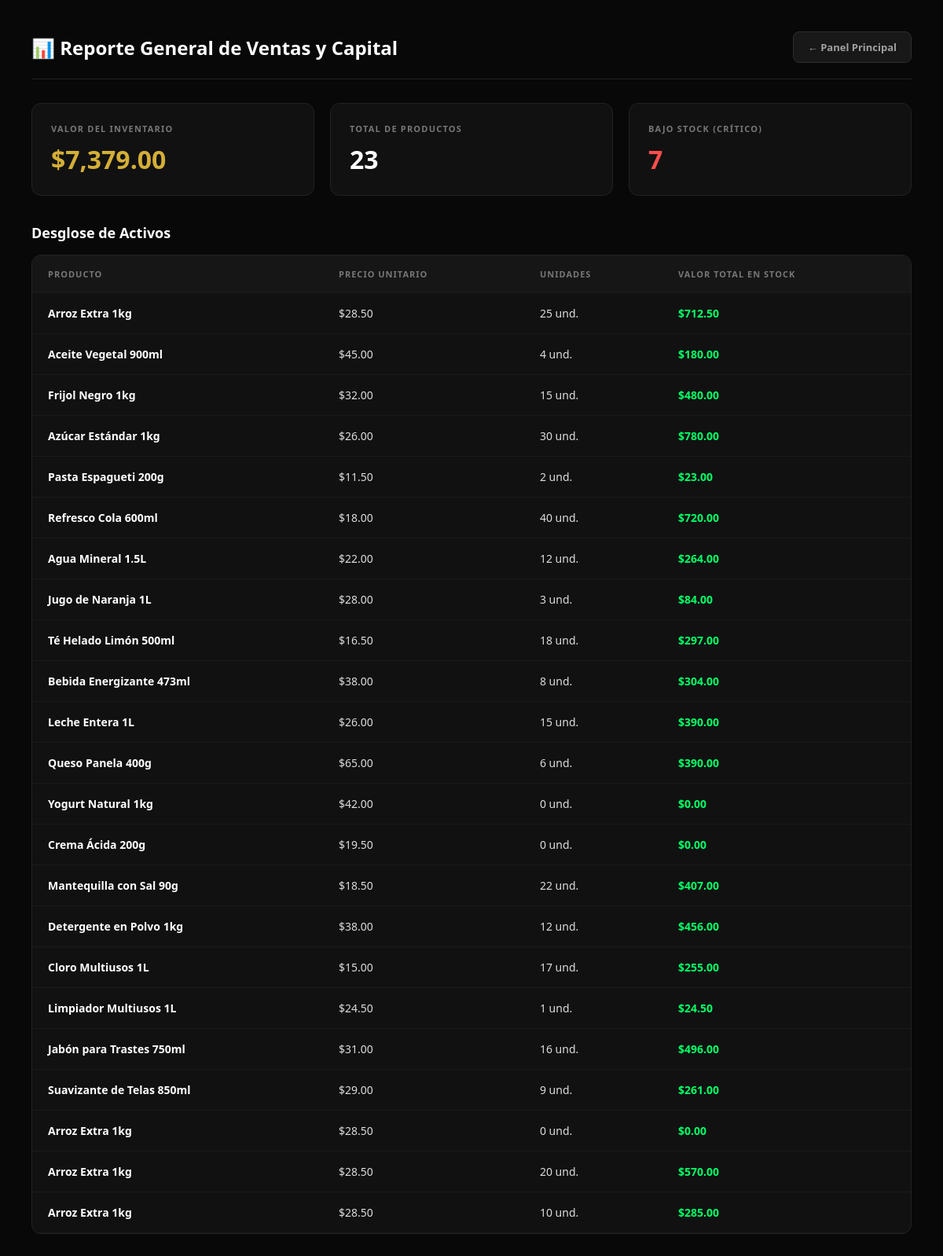
The page /reporte.php on the database its author committed.
### tables this page shows
CREATE TABLE `productos` (
  `id_producto` int(11) NOT NULL,
  `codigo` varchar(30) NOT NULL,
  `nombre` varchar(100) NOT NULL,
  `id_categoria` int(11) NOT NULL,
  `precio` decimal(10,2) NOT NULL CHECK (`precio` >= 0),
  `cantidad_disponible` int(11) NOT NULL DEFAULT 0 CHECK (`cantidad_disponible` >= 0),
  `existencia_minima` int(11) NOT NULL DEFAULT 5 CHECK (`existencia_minima` >= 0),
  `fecha_registro` datetime DEFAULT current_timestamp()
);

### conexion.php (called while the page is built, shortened)
<?php
class Conexion {
    private $host = "localhost";
    private $usuario = "root";
    private $password = "";
    private $base_datos = "tienda_minorista_poo";
    private $conexion;
    public function __construct() {
        try {
            $this->conexion = new mysqli($this->host, $this->usuario, $this->password, $this->base_datos);
            $this->conexion->set_charset("utf8mb4");
        } catch (Throwable $e) {
            die("Error en servidor: " . $e->getMessage());
        }
    }
    public function getConexion() {
        return $this->conexion;
    }
}
?>

### producto.php (called while the page is built, shortened)
<?php
class Producto {
    public function obtenerTodos($dbConexion) {
        $productos = [];
        try {
            $sql = "SELECT p.*, c.nombre AS categoria
                    FROM productos p
                    LEFT JOIN categorias c ON p.id_categoria = c.id_categoria";
            $resultado = $dbConexion->query($sql);
        } catch (Throwable $e) {
            try {
                $sql = "SELECT * FROM productos";
                $resultado = $dbConexion->query($sql);
            } catch (Throwable $e2) {
                return $productos;
            }
        }
        if ($resultado && $resultado->num_rows > 0) {
            while ($fila = $resultado->fetch_assoc()) {
                if (!isset($fila['stock']) && isset($fila['cantidad_disponible'])) {
                    $fila['stock'] = $fila['cantidad_disponible'];
                    $fila['cantidad'] = $fila['cantidad_disponible'];
                }
                $productos[] = $fila;
            }
        }
        return $productos;
    }
}
?>

### reporte.php (the view, shortened to what this page needs)
<?php
require_once 'conexion.php';
require_once 'Producto.php';
$db = new Conexion();
$productoObj = new Producto();
$listaProductos = $productoObj->obtenerTodos($db->getConexion());
$totalProductos = count($listaProductos);
$valorTotalInventario = 0;
$alertasStock = 0;
foreach ($listaProductos as $p) {
    $valorTotalInventario += ($p['precio'] * $p['cantidad']);
    if ($p['cantidad'] <= 5) {
        $alertasStock++;
    }
}
?>
<!DOCTYPE html>
<html lang="es">
<head>
</head>
<body>
    <div class="header">
        <h1>📊 Reporte General de Ventas y Capital</h1>
        <a href="login.php" class="btn-volver">← Panel Principal</a>
    </div>
    <div class="metrics-grid">
        <div class="metric-card">
            <div class="metric-title">Valor del Inventario</div>
            <div class="metric-value gold">$<?php echo number_format($valorTotalInventario, 2); ?></div>
        </div>
        <div class="metric-card">
            <div class="metric-title">Total de Productos</div>
            <div class="metric-value"><?php echo $totalProductos; ?></div>
        </div>
        <div class="metric-card">
            <div class="metric-title">Bajo Stock (Crítico)</div>
            <div class="metric-value <?php echo $alertasStock > 0 ? 'red' : ''; ?>">
                <?php echo $alertasStock; ?>
            </div>
        </div>
    </div>
    <h2 style="font-size: 18px; margin-bottom: 16px; color: #ffffff; font-weight: 600;">Desglose de Activos</h2>
    <div class="table-container">
        <table>
            <thead>
                <tr>
                    <th>Producto</th>
                    <th>Precio Unitario</th>
                    <th>Unidades</th>
                    <th>Valor Total en Stock</th>
                </tr>
            </thead>
            <tbody>
                <?php foreach ($listaProductos as $p): ?>
                <tr>
                    <td style="font-weight: 600; color: #ffffff;"><?php echo htmlspecialchars($p['nombre']); ?></td>
                    <td>$<?php echo number_format($p['precio'], 2); ?></td>
                    <td><?php echo $p['cantidad']; ?> und.</td>
                    <td style="color: #00ff66; font-weight: 600;">
                        $<?php echo number_format($p['precio'] * $p['cantidad'], 2); ?>
                    </td>
                </tr>
                <?php endforeach; ?>
            </tbody>
        </table>
    </div>
</body>
</html>

### reporte.php (style rules this page uses)
* { box-sizing: border-box; margin: 0; padding: 0; font-family: 'Segoe UI', system-ui, sans-serif; }
body { background-color: #080808; color: #e0e0e0; padding: 40px; min-height: 100vh; }
.header { display: flex; justify-content: space-between; align-items: center; margin-bottom: 30px; border-bottom: 1px solid #222; padding-bottom: 20px; }
h1 { font-size: 24px; color: #ffffff; font-weight: 600; }
.btn-volver { padding: 10px 18px; background: #181818; color: #a0a0a0; text-decoration: none; border-radius: 8px; border: 1px solid #2e2e2e; font-size: 13px; font-weight: 600; }
.metrics-grid { display: grid; grid-template-columns: repeat(auto-fit, minmax(220px, 1fr)); gap: 20px; margin-bottom: 35px; }
.metric-card { background: #111111; border: 1px solid #222222; border-radius: 12px; padding: 24px; }
.metric-title { font-size: 11px; color: #777777; text-transform: uppercase; letter-spacing: 1.2px; font-weight: 700; margin-bottom: 10px; }
.metric-value { font-size: 32px; color: #ffffff; font-weight: 700; }
.metric-value.gold { color: #d4af37; }
.metric-value.red { color: #ff4d4d; }
.table-container { background: #111111; border: 1px solid #222222; border-radius: 12px; overflow: hidden; }
table { width: 100%; border-collapse: collapse; text-align: left; }
th, td { padding: 16px 20px; border-bottom: 1px solid #1a1a1a; }
th { background-color: #161616; color: #777777; font-size: 11px; text-transform: uppercase; letter-spacing: 1px; font-weight: 700; }
td { font-size: 14px; color: #dddddd; }

### rows shown on the page
productos: nombre "Arroz Extra 1kg", precio "28.50", cantidad_disponible "25", $p['precio'] * $p['cantidad'] "712.50"
productos: nombre "Aceite Vegetal 900ml", precio "45.00", cantidad_disponible "4", $p['precio'] * $p['cantidad'] "180.00"
productos: nombre "Frijol Negro 1kg", precio "32.00", cantidad_disponible "15", $p['precio'] * $p['cantidad'] "480.00"
productos: nombre "Azúcar Estándar 1kg", precio "26.00", cantidad_disponible "30", $p['precio'] * $p['cantidad'] "780.00"
productos: nombre "Pasta Espagueti 200g", precio "11.50", cantidad_disponible "2", $p['precio'] * $p['cantidad'] "23.00"
productos: nombre "Refresco Cola 600ml", precio "18.00", cantidad_disponible "40", $p['precio'] * $p['cantidad'] "720.00"
productos: nombre "Agua Mineral 1.5L", precio "22.00", cantidad_disponible "12", $p['precio'] * $p['cantidad'] "264.00"
productos: nombre "Jugo de Naranja 1L", precio "28.00", cantidad_disponible "3", $p['precio'] * $p['cantidad'] "84.00"
productos: nombre "Té Helado Limón 500ml", precio "16.50", cantidad_disponible "18", $p['precio'] * $p['cantidad'] "297.00"
productos: nombre "Bebida Energizante 473ml", precio "38.00", cantidad_disponible "8", $p['precio'] * $p['cantidad'] "304.00"
productos: nombre "Leche Entera 1L", precio "26.00", cantidad_disponible "15", $p['precio'] * $p['cantidad'] "390.00"
productos: nombre "Queso Panela 400g", precio "65.00", cantidad_disponible "6", $p['precio'] * $p['cantidad'] "390.00"
productos: nombre "Yogurt Natural 1kg", precio "42.00", cantidad_disponible "0", $p['precio'] * $p['cantidad'] "0.00"
productos: nombre "Crema Ácida 200g", precio "19.50", cantidad_disponible "0", $p['precio'] * $p['cantidad'] "0.00"
productos: nombre "Mantequilla con Sal 90g", precio "18.50", cantidad_disponible "22", $p['precio'] * $p['cantidad'] "407.00"
productos: nombre "Detergente en Polvo 1kg", precio "38.00", cantidad_disponible "12", $p['precio'] * $p['cantidad'] "456.00"
productos: nombre "Cloro Multiusos 1L", precio "15.00", cantidad_disponible "17", $p['precio'] * $p['cantidad'] "255.00"
productos: nombre "Limpiador Multiusos 1L", precio "24.50", cantidad_disponible "1", $p['precio']*$p['cantidad'] "24.50"
productos: nombre "Jabón para Trastes 750ml", precio "31.00", cantidad_disponible "16", $p['precio'] * $p['cantidad'] "496.00"
productos: nombre "Suavizante de Telas 850ml", precio "29.00", cantidad_disponible "9", $p['precio'] * $p['cantidad'] "261.00"
productos: nombre "Arroz Extra 1kg", precio "28.50", cantidad_disponible "0", $p['precio'] * $p['cantidad'] "0.00"
productos: nombre "Arroz Extra 1kg", precio "28.50", cantidad_disponible "20", $p['precio'] * $p['cantidad'] "570.00"
productos: nombre "Arroz Extra 1kg", precio "28.50", cantidad_disponible "10", $p['precio'] * $p['cantidad'] "285.00"

### other values the page prints
$valorTotalInventario "7,379.00"
$totalProductos "23"
$alertasStock "7"
